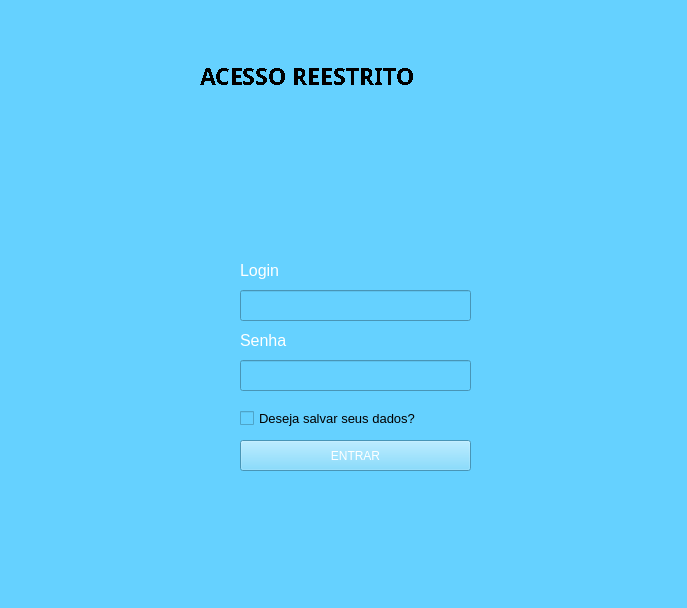
<?xml version="1.0" encoding="UTF-8"?>
<ui version="4.0">
 <class>MainWindow</class>
 <widget class="QMainWindow" name="MainWindow">
  <property name="geometry">
   <rect>
    <x>0</x>
    <y>0</y>
    <width>687</width>
    <height>608</height>
   </rect>
  </property>
  <property name="cursor">
   <cursorShape>ArrowCursor</cursorShape>
  </property>
  <property name="tabletTracking">
   <bool>false</bool>
  </property>
  <property name="focusPolicy">
   <enum>Qt::NoFocus</enum>
  </property>
  <property name="windowTitle">
   <string>MainWindow</string>
  </property>
  <property name="styleSheet">
   <string notr="true">background-color:rgb(101, 209, 255);</string>
  </property>
  <property name="animated">
   <bool>true</bool>
  </property>
  <widget class="QWidget" name="centralwidget">
   <widget class="QLabel" name="titulo">
    <property name="geometry">
     <rect>
      <x>200</x>
      <y>40</y>
      <width>301</width>
      <height>71</height>
     </rect>
    </property>
    <property name="font">
     <font>
      <family>Monotxt</family>
      <pointsize>17</pointsize>
      <weight>75</weight>
      <bold>true</bold>
      <strikeout>false</strikeout>
      <stylestrategy>NoAntialias</stylestrategy>
      <kerning>true</kerning>
     </font>
    </property>
    <property name="text">
     <string>ACESSO REESTRITO</string>
    </property>
   </widget>
   <widget class="QCheckBox" name="checkBox">
    <property name="geometry">
     <rect>
      <x>240</x>
      <y>410</y>
      <width>181</width>
      <height>17</height>
     </rect>
    </property>
    <property name="font">
     <font>
      <pointsize>10</pointsize>
     </font>
    </property>
    <property name="styleSheet">
     <string notr="true">font: 10pt &quot;MS Shell Dlg 2&quot;;</string>
    </property>
    <property name="text">
     <string>Deseja salvar seus dados?</string>
    </property>
   </widget>
   <widget class="QPushButton" name="botao">
    <property name="geometry">
     <rect>
      <x>240</x>
      <y>440</y>
      <width>231</width>
      <height>31</height>
     </rect>
    </property>
    <property name="styleSheet">
     <string notr="true">color: rgb(255, 255, 255);
font: 75 10pt &quot;MS Shell Dlg 2&quot;;</string>
    </property>
    <property name="text">
     <string>ENTRAR</string>
    </property>
   </widget>
   <widget class="QLabel" name="tituloSenha">
    <property name="geometry">
     <rect>
      <x>240</x>
      <y>330</y>
      <width>51</width>
      <height>21</height>
     </rect>
    </property>
    <property name="font">
     <font>
      <family>MS Shell Dlg 2</family>
      <pointsize>12</pointsize>
      <weight>9</weight>
      <italic>false</italic>
      <bold>false</bold>
     </font>
    </property>
    <property name="styleSheet">
     <string notr="true">color: rgb(255, 255, 255);
font: 75 12pt &quot;MS Shell Dlg 2&quot;;
</string>
    </property>
    <property name="text">
     <string>Senha</string>
    </property>
   </widget>
   <widget class="QLineEdit" name="login">
    <property name="geometry">
     <rect>
      <x>240</x>
      <y>290</y>
      <width>231</width>
      <height>31</height>
     </rect>
    </property>
    <property name="inputMask">
     <string/>
    </property>
    <property name="text">
     <string/>
    </property>
   </widget>
   <widget class="QLabel" name="tituloLogin">
    <property name="geometry">
     <rect>
      <x>240</x>
      <y>260</y>
      <width>41</width>
      <height>21</height>
     </rect>
    </property>
    <property name="font">
     <font>
      <family>MS Shell Dlg 2</family>
      <pointsize>12</pointsize>
      <weight>9</weight>
      <italic>false</italic>
      <bold>false</bold>
     </font>
    </property>
    <property name="styleSheet">
     <string notr="true">color: rgb(255, 255, 255);
font: 75 12pt &quot;MS Shell Dlg 2&quot;;</string>
    </property>
    <property name="text">
     <string>Login</string>
    </property>
   </widget>
   <widget class="QLineEdit" name="senha">
    <property name="geometry">
     <rect>
      <x>240</x>
      <y>360</y>
      <width>231</width>
      <height>31</height>
     </rect>
    </property>
    <property name="inputMask">
     <string/>
    </property>
    <property name="text">
     <string/>
    </property>
    <property name="echoMode">
     <enum>QLineEdit::Password</enum>
    </property>
   </widget>
   <widget class="QLabel" name="imagem">
    <property name="geometry">
     <rect>
      <x>280</x>
      <y>110</y>
      <width>131</width>
      <height>121</height>
     </rect>
    </property>
    <property name="text">
     <string/>
    </property>
    <property name="pixmap">
     <pixmap>img.png</pixmap>
    </property>
   </widget>
  </widget>
 </widget>
 <resources/>
 <connections/>
</ui>
